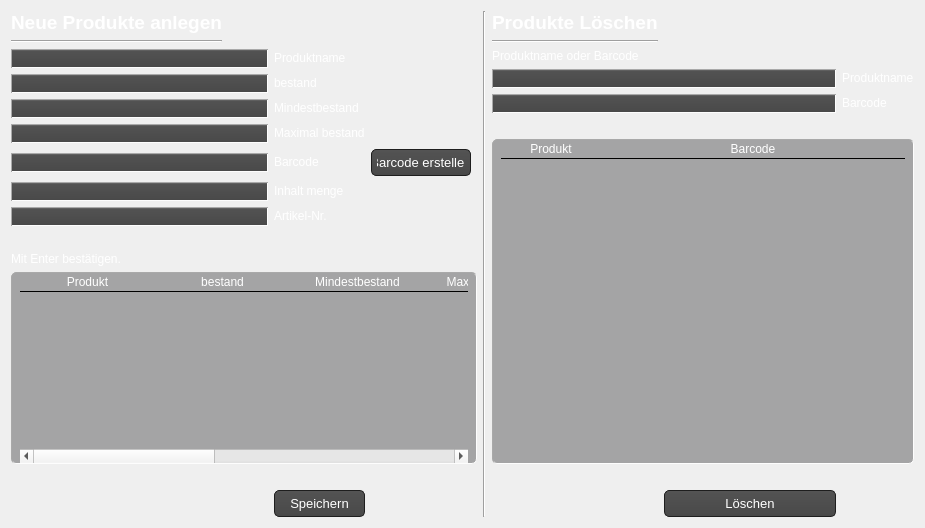
                <widget class="QWidget" name="tab_9">
                 <attribute name="title">
                  <string>Produkt hinzufügen / Löschen</string>
                 </attribute>
                 <layout class="QGridLayout" name="gridLayout_23">
                  <item row="1" column="0">
                   <layout class="QGridLayout" name="gridLayout_5">
                    <item row="15" column="1">
                     <spacer name="horizontalSpacer_3">
                      <property name="orientation">
                       <enum>Qt::Horizontal</enum>
                      </property>
                      <property name="sizeHint" stdset="0">
                       <size>
                        <width>40</width>
                        <height>20</height>
                       </size>
                      </property>
                     </spacer>
                    </item>
                    <item row="8" column="0" colspan="2">
                     <widget class="QLineEdit" name="admin_new_prod_content">
                      <property name="styleSheet">
                       <string notr="true">QLineEdit{ background-color: QLinearGradient( x1: 0, y1: 0, x2: 0, y2: 1, stop: 0 #929394, stop: 0.1 #525252, stop: 0.5 #4e4e4e, stop: 0.9 #4a4a4a, stop: 1 #464646);
border: 1px inset darkgrey;
border-radius: 10px;
padding: 0 8px;
selection-background-color: darkgray;
font-size: 13px;
color: white;
}
QLineEdit:focus { background-color: QLinearGradient( x1: 0, y1: 0, x2: 0, y2: 1, stop: 0 #ffffff, stop: 0.1 #bababa, stop: 0.5 #919191, stop: 0.9 #7a7a7a, stop: 1 #5b5b5b);}
</string>
                      </property>
                     </widget>
                    </item>
                    <item row="12" column="0" colspan="3">
                     <widget class="QLabel" name="label_35">
                      <property name="text">
                       <string>&lt;html&gt;&lt;head/&gt;&lt;body&gt;&lt;p&gt;&lt;span style=&quot; color:#ffffff;&quot;&gt;Mit Enter bestätigen.&lt;/span&gt;&lt;/p&gt;&lt;/body&gt;&lt;/html&gt;</string>
                      </property>
                     </widget>
                    </item>
                    <item row="4" column="2">
                     <widget class="QLabel" name="label_24">
                      <property name="text">
                       <string>&lt;html&gt;&lt;head/&gt;&lt;body&gt;&lt;p&gt;&lt;span style=&quot; color:#ffffff;&quot;&gt;bestand&lt;/span&gt;&lt;/p&gt;&lt;/body&gt;&lt;/html&gt;</string>
                      </property>
                     </widget>
                    </item>
                    <item row="14" column="2">
                     <widget class="QLabel" name="admin_new_prod_label">
                      <property name="text">
                       <string/>
                      </property>
                     </widget>
                    </item>
                    <item row="1" column="0">
                     <widget class="QLabel" name="label24">
                      <property name="font">
                       <font>
                        <pointsize>14</pointsize>
                        <weight>75</weight>
                        <italic>false</italic>
                        <bold>true</bold>
                       </font>
                      </property>
                      <property name="text">
                       <string>&lt;html&gt;&lt;head/&gt;&lt;body&gt;&lt;p&gt;&lt;span style=&quot; color:#ffffff;&quot;&gt;Neue Produkte anlegen&lt;/span&gt;&lt;/p&gt;&lt;/body&gt;&lt;/html&gt;</string>
                      </property>
                     </widget>
                    </item>
                    <item row="4" column="0" colspan="2">
                     <widget class="QLineEdit" name="admin_new_prod_in_stock">
                      <property name="styleSheet">
                       <string notr="true">QLineEdit{ background-color: QLinearGradient( x1: 0, y1: 0, x2: 0, y2: 1, stop: 0 #929394, stop: 0.1 #525252, stop: 0.5 #4e4e4e, stop: 0.9 #4a4a4a, stop: 1 #464646);
border: 1px inset darkgrey;
border-radius: 10px;
padding: 0 8px;
selection-background-color: darkgray;
font-size: 13px;
color: white;
}
QLineEdit:focus { background-color: QLinearGradient( x1: 0, y1: 0, x2: 0, y2: 1, stop: 0 #ffffff, stop: 0.1 #bababa, stop: 0.5 #919191, stop: 0.9 #7a7a7a, stop: 1 #5b5b5b);}
</string>
                      </property>
                     </widget>
                    </item>
                    <item row="15" column="3">
                     <spacer name="horizontalSpacer_4">
                      <property name="orientation">
                       <enum>Qt::Horizontal</enum>
                      </property>
                      <property name="sizeHint" stdset="0">
                       <size>
                        <width>40</width>
                        <height>20</height>
                       </size>
                      </property>
                     </spacer>
                    </item>
                    <item row="2" column="0">
                     <widget class="Line" name="line_12">
                      <property name="orientation">
                       <enum>Qt::Horizontal</enum>
                      </property>
                     </widget>
                    </item>
                    <item row="13" column="0" colspan="5">
                     <widget class="QTableWidget" name="admin_new_prod_table">
                      <property name="styleSheet">
                       <string notr="true">QTableView {
border: 1px inset darkgrey;
border-radius: 5px;
padding: 0 8px;
font-size: 13px;
color: white;
gridline-color: rgb(164, 164, 165);
Background-color: rgb(164, 164, 165);

}
QHeaderView::section{

border-style: none;
Color: white;
gridline-color: rgb(164, 164, 165);
background-color: rgb(164, 164, 165);
border-bottom: 1px solid black;

}
QTableView::item{
border-bottom : 1px solid black;
gridline-color: rgb(164, 164, 165);
text-align: center;
}</string>
                      </property>
                      <attribute name="horizontalHeaderCascadingSectionResizes">
                       <bool>true</bool>
                      </attribute>
                      <attribute name="horizontalHeaderMinimumSectionSize">
                       <number>135</number>
                      </attribute>
                      <attribute name="horizontalHeaderDefaultSectionSize">
                       <number>135</number>
                      </attribute>
                      <attribute name="horizontalHeaderStretchLastSection">
                       <bool>true</bool>
                      </attribute>
                      <attribute name="verticalHeaderVisible">
                       <bool>false</bool>
                      </attribute>
                      <column>
                       <property name="text">
                        <string>Produkt</string>
                       </property>
                      </column>
                      <column>
                       <property name="text">
                        <string>bestand</string>
                       </property>
                      </column>
                      <column>
                       <property name="text">
                        <string>Mindestbestand</string>
                       </property>
                      </column>
                      <column>
                       <property name="text">
                        <string>Maximal Bestand</string>
                       </property>
                      </column>
                      <column>
                       <property name="text">
                        <string>Barcode</string>
                       </property>
                      </column>
                      <column>
                       <property name="text">
                        <string>Inahalt</string>
                       </property>
                      </column>
                      <column>
                       <property name="text">
                        <string>Artikel Nr.</string>
                       </property>
                      </column>
                     </widget>
                    </item>
                    <item row="8" column="2">
                     <widget class="QLabel" name="label_36">
                      <property name="text">
                       <string>&lt;html&gt;&lt;head/&gt;&lt;body&gt;&lt;p&gt;&lt;span style=&quot; color:#ffffff;&quot;&gt;Inhalt menge&lt;/span&gt;&lt;/p&gt;&lt;/body&gt;&lt;/html&gt;</string>
                      </property>
                     </widget>
                    </item>
                    <item row="5" column="0" colspan="2">
                     <widget class="QLineEdit" name="admin_new_prod_min">
                      <property name="styleSheet">
                       <string notr="true">QLineEdit{ background-color: QLinearGradient( x1: 0, y1: 0, x2: 0, y2: 1, stop: 0 #929394, stop: 0.1 #525252, stop: 0.5 #4e4e4e, stop: 0.9 #4a4a4a, stop: 1 #464646);
border: 1px inset darkgrey;
border-radius: 10px;
padding: 0 8px;
selection-background-color: darkgray;
font-size: 13px;
color: white;
}
QLineEdit:focus { background-color: QLinearGradient( x1: 0, y1: 0, x2: 0, y2: 1, stop: 0 #ffffff, stop: 0.1 #bababa, stop: 0.5 #919191, stop: 0.9 #7a7a7a, stop: 1 #5b5b5b);}
</string>
                      </property>
                     </widget>
                    </item>
                    <item row="6" column="0" colspan="2">
                     <widget class="QLineEdit" name="admin_new_prod_max">
                      <property name="styleSheet">
                       <string notr="true">QLineEdit{ background-color: QLinearGradient( x1: 0, y1: 0, x2: 0, y2: 1, stop: 0 #929394, stop: 0.1 #525252, stop: 0.5 #4e4e4e, stop: 0.9 #4a4a4a, stop: 1 #464646);
border: 1px inset darkgrey;
border-radius: 10px;
padding: 0 8px;
selection-background-color: darkgray;
font-size: 13px;
color: white;
}
QLineEdit:focus { background-color: QLinearGradient( x1: 0, y1: 0, x2: 0, y2: 1, stop: 0 #ffffff, stop: 0.1 #bababa, stop: 0.5 #919191, stop: 0.9 #7a7a7a, stop: 1 #5b5b5b);}
</string>
                      </property>
                     </widget>
                    </item>
                    <item row="3" column="0" colspan="2">
                     <widget class="QLineEdit" name="admin_new_prod_prod">
                      <property name="styleSheet">
                       <string notr="true">QLineEdit{ background-color: QLinearGradient( x1: 0, y1: 0, x2: 0, y2: 1, stop: 0 #929394, stop: 0.1 #525252, stop: 0.5 #4e4e4e, stop: 0.9 #4a4a4a, stop: 1 #464646);
border: 1px inset darkgrey;
border-radius: 10px;
padding: 0 8px;
selection-background-color: darkgray;
font-size: 13px;
color: white;
}
QLineEdit:focus { background-color: QLinearGradient( x1: 0, y1: 0, x2: 0, y2: 1, stop: 0 #ffffff, stop: 0.1 #bababa, stop: 0.5 #919191, stop: 0.9 #7a7a7a, stop: 1 #5b5b5b);}
</string>
                      </property>
                     </widget>
                    </item>
                    <item row="7" column="0" colspan="2">
                     <widget class="QLineEdit" name="admin_new_prod_bar">
                      <property name="styleSheet">
                       <string notr="true">QLineEdit{ background-color: QLinearGradient( x1: 0, y1: 0, x2: 0, y2: 1, stop: 0 #929394, stop: 0.1 #525252, stop: 0.5 #4e4e4e, stop: 0.9 #4a4a4a, stop: 1 #464646);
border: 1px inset darkgrey;
border-radius: 10px;
padding: 0 8px;
selection-background-color: darkgray;
font-size: 13px;
color: white;
}
QLineEdit:focus { background-color: QLinearGradient( x1: 0, y1: 0, x2: 0, y2: 1, stop: 0 #ffffff, stop: 0.1 #bababa, stop: 0.5 #919191, stop: 0.9 #7a7a7a, stop: 1 #5b5b5b);}
</string>
                      </property>
                     </widget>
                    </item>
                    <item row="7" column="2">
                     <widget class="QLabel" name="label_27">
                      <property name="text">
                       <string>&lt;html&gt;&lt;head/&gt;&lt;body&gt;&lt;p&gt;&lt;span style=&quot; color:#ffffff;&quot;&gt;Barcode&lt;/span&gt;&lt;/p&gt;&lt;/body&gt;&lt;/html&gt;</string>
                      </property>
                     </widget>
                    </item>
                    <item row="10" column="2">
                     <widget class="QLabel" name="label_39">
                      <property name="text">
                       <string>&lt;html&gt;&lt;head/&gt;&lt;body&gt;&lt;p&gt;&lt;span style=&quot; color:#ffffff;&quot;&gt;Artikel-Nr.&lt;/span&gt;&lt;/p&gt;&lt;/body&gt;&lt;/html&gt;</string>
                      </property>
                     </widget>
                    </item>
                    <item row="15" column="2">
                     <widget class="QPushButton" name="admin_new_prod_btn">
                      <property name="styleSheet">
                       <string notr="true">QPushButton{
   background-color: QLinearGradient( x1: 0, y1: 0, x2: 0, y2: 1, stop: 0 #565656, stop: 0.1 #525252, stop: 0.5 #4e4e4e, stop: 0.9 #4a4a4a, stop: 1 #464646);
  	border-style: solid;
    border: 1px solid #1e1e1e;
    border-radius: 5;
    padding: 1px 0px 1px 20px;
    font: 13px;
    min-width: 10em;
    padding: 5px;
	color: white;
}
QPushButton:hover{
	background-color: QLinearGradient( x1: 0, y1: 0, x2: 0, y2: 1, stop: 0 #565656, stop: 0.1 #525252, stop: 0.5 #4e4e4e, stop: 0.9 #4a4a4a, stop: 1 #464646);
  	border-style: solid;
    border: 1px solid rgb(59, 204, 179);
    border-radius: 5;
    padding: 1px 0px 1px 20px;
    font: 13px;
    min-width: 10em;
    padding: 5px;
	color: white;
}
QPushButton:pressed {
background-color: rgb(130, 152, 152);
  	border-style: solid;
    border: 1px solid #1EFFFF;
    border-radius: 5;
    padding: 1px 0px 1px 20px;
    font: 13px;
    min-width: 10em;
    padding: 5px;
	color: white;

}</string>
                      </property>
                      <property name="text">
                       <string>Speichern</string>
                      </property>
                     </widget>
                    </item>
                    <item row="3" column="2">
                     <widget class="QLabel" name="label_23">
                      <property name="text">
                       <string>&lt;html&gt;&lt;head/&gt;&lt;body&gt;&lt;p&gt;&lt;span style=&quot; color:#ffffff;&quot;&gt;Produktname&lt;/span&gt;&lt;/p&gt;&lt;/body&gt;&lt;/html&gt;</string>
                      </property>
                     </widget>
                    </item>
                    <item row="10" column="0" colspan="2">
                     <widget class="QLineEdit" name="admin_new_prod_item">
                      <property name="styleSheet">
                       <string notr="true">QLineEdit{ background-color: QLinearGradient( x1: 0, y1: 0, x2: 0, y2: 1, stop: 0 #929394, stop: 0.1 #525252, stop: 0.5 #4e4e4e, stop: 0.9 #4a4a4a, stop: 1 #464646);
border: 1px inset darkgrey;
border-radius: 10px;
padding: 0 8px;
selection-background-color: darkgray;
font-size: 13px;
color: white;
}
QLineEdit:focus { background-color: QLinearGradient( x1: 0, y1: 0, x2: 0, y2: 1, stop: 0 #ffffff, stop: 0.1 #bababa, stop: 0.5 #919191, stop: 0.9 #7a7a7a, stop: 1 #5b5b5b);}
</string>
                      </property>
                     </widget>
                    </item>
                    <item row="6" column="2">
                     <widget class="QLabel" name="label_26">
                      <property name="text">
                       <string>&lt;html&gt;&lt;head/&gt;&lt;body&gt;&lt;p&gt;&lt;span style=&quot; color:#ffffff;&quot;&gt;Maximal bestand&lt;/span&gt;&lt;/p&gt;&lt;/body&gt;&lt;/html&gt;</string>
                      </property>
                     </widget>
                    </item>
                    <item row="5" column="2">
                     <widget class="QLabel" name="label_25">
                      <property name="text">
                       <string>&lt;html&gt;&lt;head/&gt;&lt;body&gt;&lt;p&gt;&lt;span style=&quot; color:#ffffff;&quot;&gt;Mindestbestand&lt;/span&gt;&lt;/p&gt;&lt;/body&gt;&lt;/html&gt;</string>
                      </property>
                     </widget>
                    </item>
                    <item row="11" column="2">
                     <widget class="QLabel" name="label_16">
                      <property name="text">
                       <string/>
                      </property>
                     </widget>
                    </item>
                    <item row="11" column="0" colspan="2">
                     <widget class="QLabel" name="admin_new_pro_error">
                      <property name="text">
                       <string/>
                      </property>
                     </widget>
                    </item>
                    <item row="7" column="3">
                     <widget class="QPushButton" name="admin_new_prod_create_barcode">
                      <property name="maximumSize">
                       <size>
                        <width>100</width>
                        <height>16777215</height>
                       </size>
                      </property>
                      <property name="styleSheet">
                       <string notr="true">QPushButton{
   background-color: QLinearGradient( x1: 0, y1: 0, x2: 0, y2: 1, stop: 0 #565656, stop: 0.1 #525252, stop: 0.5 #4e4e4e, stop: 0.9 #4a4a4a, stop: 1 #464646);
  	border-style: solid;
    border: 1px solid #1e1e1e;
    border-radius: 5;
    padding: 1px 0px 1px 20px;
    font: 13px;
    min-width: 10em;
    padding: 5px;
	color: white;
}
QPushButton:hover{
	background-color: QLinearGradient( x1: 0, y1: 0, x2: 0, y2: 1, stop: 0 #565656, stop: 0.1 #525252, stop: 0.5 #4e4e4e, stop: 0.9 #4a4a4a, stop: 1 #464646);
  	border-style: solid;
    border: 1px solid rgb(59, 204, 179);
    border-radius: 5;
    padding: 1px 0px 1px 20px;
    font: 13px;
    min-width: 10em;
    padding: 5px;
	color: white;
}
QPushButton:pressed {
background-color: rgb(130, 152, 152);
  	border-style: solid;
    border: 1px solid #1EFFFF;
    border-radius: 5;
    padding: 1px 0px 1px 20px;
    font: 13px;
    min-width: 10em;
    padding: 5px;
	color: white;

}</string>
                      </property>
                      <property name="text">
                       <string>Barcode erstellen</string>
                      </property>
                     </widget>
                    </item>
                   </layout>
                  </item>
                  <item row="1" column="1">
                   <widget class="Line" name="line_15">
                    <property name="styleSheet">
                     <string notr="true"/>
                    </property>
                    <property name="orientation">
                     <enum>Qt::Vertical</enum>
                    </property>
                   </widget>
                  </item>
                  <item row="1" column="2">
                   <layout class="QGridLayout" name="gridLayout_6">
                    <item row="4" column="2">
                     <widget class="QLabel" name="label_29">
                      <property name="text">
                       <string>&lt;html&gt;&lt;head/&gt;&lt;body&gt;&lt;p&gt;&lt;span style=&quot; color:#ffffff;&quot;&gt;Produktname&lt;/span&gt;&lt;/p&gt;&lt;/body&gt;&lt;/html&gt;</string>
                      </property>
                     </widget>
                    </item>
                    <item row="3" column="0" colspan="2">
                     <widget class="QLabel" name="label_31">
                      <property name="text">
                       <string>&lt;html&gt;&lt;head/&gt;&lt;body&gt;&lt;p&gt;&lt;span style=&quot; color:#ffffff;&quot;&gt;Produktname oder Barcode&lt;/span&gt;&lt;/p&gt;&lt;/body&gt;&lt;/html&gt;</string>
                      </property>
                     </widget>
                    </item>
                    <item row="5" column="2">
                     <widget class="QLabel" name="label_30">
                      <property name="text">
                       <string>&lt;html&gt;&lt;head/&gt;&lt;body&gt;&lt;p&gt;&lt;span style=&quot; color:#ffffff;&quot;&gt;Barcode&lt;/span&gt;&lt;/p&gt;&lt;/body&gt;&lt;/html&gt;</string>
                      </property>
                     </widget>
                    </item>
                    <item row="5" column="0" colspan="2">
                     <widget class="QLineEdit" name="admin_del_prod_bar">
                      <property name="maximumSize">
                       <size>
                        <width>400</width>
                        <height>16777215</height>
                       </size>
                      </property>
                      <property name="styleSheet">
                       <string notr="true">QLineEdit{ background-color: QLinearGradient( x1: 0, y1: 0, x2: 0, y2: 1, stop: 0 #929394, stop: 0.1 #525252, stop: 0.5 #4e4e4e, stop: 0.9 #4a4a4a, stop: 1 #464646);
border: 1px inset darkgrey;
border-radius: 10px;
padding: 0 8px;
selection-background-color: darkgray;
font-size: 13px;
color: white;
}
QLineEdit:focus { background-color: QLinearGradient( x1: 0, y1: 0, x2: 0, y2: 1, stop: 0 #ffffff, stop: 0.1 #bababa, stop: 0.5 #919191, stop: 0.9 #7a7a7a, stop: 1 #5b5b5b);}
</string>
                      </property>
                     </widget>
                    </item>
                    <item row="7" column="0" colspan="3">
                     <widget class="QTableWidget" name="admin_del_prod_table">
                      <property name="maximumSize">
                       <size>
                        <width>500</width>
                        <height>16777215</height>
                       </size>
                      </property>
                      <property name="styleSheet">
                       <string notr="true">QTableView {
border: 1px inset darkgrey;
border-radius: 5px;
padding: 0 8px;
font-size: 13px;
color: white;
gridline-color: rgb(164, 164, 165);
Background-color: rgb(164, 164, 165);

}
QHeaderView::section{

border-style: none;
Color: white;
gridline-color: rgb(164, 164, 165);
background-color: rgb(164, 164, 165);
border-bottom: 1px inset black;

}
QTableView::item{
border-bottom : 1px inset black;
gridline-color: rgb(164, 164, 165);
text-align: center;
}</string>
                      </property>
                      <attribute name="horizontalHeaderCascadingSectionResizes">
                       <bool>true</bool>
                      </attribute>
                      <attribute name="horizontalHeaderStretchLastSection">
                       <bool>true</bool>
                      </attribute>
                      <attribute name="verticalHeaderVisible">
                       <bool>false</bool>
                      </attribute>
                      <column>
                       <property name="text">
                        <string>Produkt</string>
                       </property>
                      </column>
                      <column>
                       <property name="text">
                        <string>Barcode</string>
                       </property>
                      </column>
                     </widget>
                    </item>
                    <item row="1" column="0">
                     <widget class="QLabel" name="label_28">
                      <property name="font">
                       <font>
                        <pointsize>14</pointsize>
                        <weight>75</weight>
                        <bold>true</bold>
                       </font>
                      </property>
                      <property name="text">
                       <string>&lt;html&gt;&lt;head/&gt;&lt;body&gt;&lt;p&gt;&lt;span style=&quot; color:#ffffff;&quot;&gt;Produkte Löschen&lt;/span&gt;&lt;/p&gt;&lt;/body&gt;&lt;/html&gt;</string>
                      </property>
                     </widget>
                    </item>
                    <item row="4" column="0" colspan="2">
                     <widget class="QLineEdit" name="admin_del_prod_prod">
                      <property name="maximumSize">
                       <size>
                        <width>400</width>
                        <height>16777215</height>
                       </size>
                      </property>
                      <property name="styleSheet">
                       <string notr="true">QLineEdit{ background-color: QLinearGradient( x1: 0, y1: 0, x2: 0, y2: 1, stop: 0 #929394, stop: 0.1 #525252, stop: 0.5 #4e4e4e, stop: 0.9 #4a4a4a, stop: 1 #464646);
border: 1px inset darkgrey;
border-radius: 10px;
padding: 0 8px;
selection-background-color: darkgray;
font-size: 13px;
color: white;
}
QLineEdit:focus { background-color: QLinearGradient( x1: 0, y1: 0, x2: 0, y2: 1, stop: 0 #ffffff, stop: 0.1 #bababa, stop: 0.5 #919191, stop: 0.9 #7a7a7a, stop: 1 #5b5b5b);}
</string>
                      </property>
                     </widget>
                    </item>
                    <item row="6" column="1">
                     <widget class="QLabel" name="admin_stock_delete_error">
                      <property name="text">
                       <string/>
                      </property>
                     </widget>
                    </item>
                    <item row="9" column="1">
                     <widget class="QPushButton" name="admin_del_prod_btn">
                      <property name="minimumSize">
                       <size>
                        <width>172</width>
                        <height>0</height>
                       </size>
                      </property>
                      <property name="maximumSize">
                       <size>
                        <width>80</width>
                        <height>16777215</height>
                       </size>
                      </property>
                      <property name="styleSheet">
                       <string notr="true">QPushButton{
   background-color: QLinearGradient( x1: 0, y1: 0, x2: 0, y2: 1, stop: 0 #565656, stop: 0.1 #525252, stop: 0.5 #4e4e4e, stop: 0.9 #4a4a4a, stop: 1 #464646);
  	border-style: solid;
    border: 1px solid #1e1e1e;
    border-radius: 5;
    padding: 1px 0px 1px 20px;
    font: 13px;
    min-width: 10em;
    padding: 5px;
	color: white;
}
QPushButton:hover{
	background-color: QLinearGradient( x1: 0, y1: 0, x2: 0, y2: 1, stop: 0 #565656, stop: 0.1 #525252, stop: 0.5 #4e4e4e, stop: 0.9 #4a4a4a, stop: 1 #464646);
  	border-style: solid;
    border: 1px solid rgb(59, 204, 179);
    border-radius: 5;
    padding: 1px 0px 1px 20px;
    font: 13px;
    min-width: 10em;
    padding: 5px;
	color: white;
}
QPushButton:pressed {
background-color: rgb(130, 152, 152);
  	border-style: solid;
    border: 1px solid #1EFFFF;
    border-radius: 5;
    padding: 1px 0px 1px 20px;
    font: 13px;
    min-width: 10em;
    padding: 5px;
	color: white;

}</string>
                      </property>
                      <property name="text">
                       <string>Löschen</string>
                      </property>
                     </widget>
                    </item>
                    <item row="8" column="1">
                     <widget class="QLabel" name="admin_del_prod_label">
                      <property name="text">
                       <string/>
                      </property>
                     </widget>
                    </item>
                    <item row="2" column="0">
                     <widget class="Line" name="line_13">
                      <property name="orientation">
                       <enum>Qt::Horizontal</enum>
                      </property>
                     </widget>
                    </item>
                   </layout>
                  </item>
                 </layout>
                </widget>
